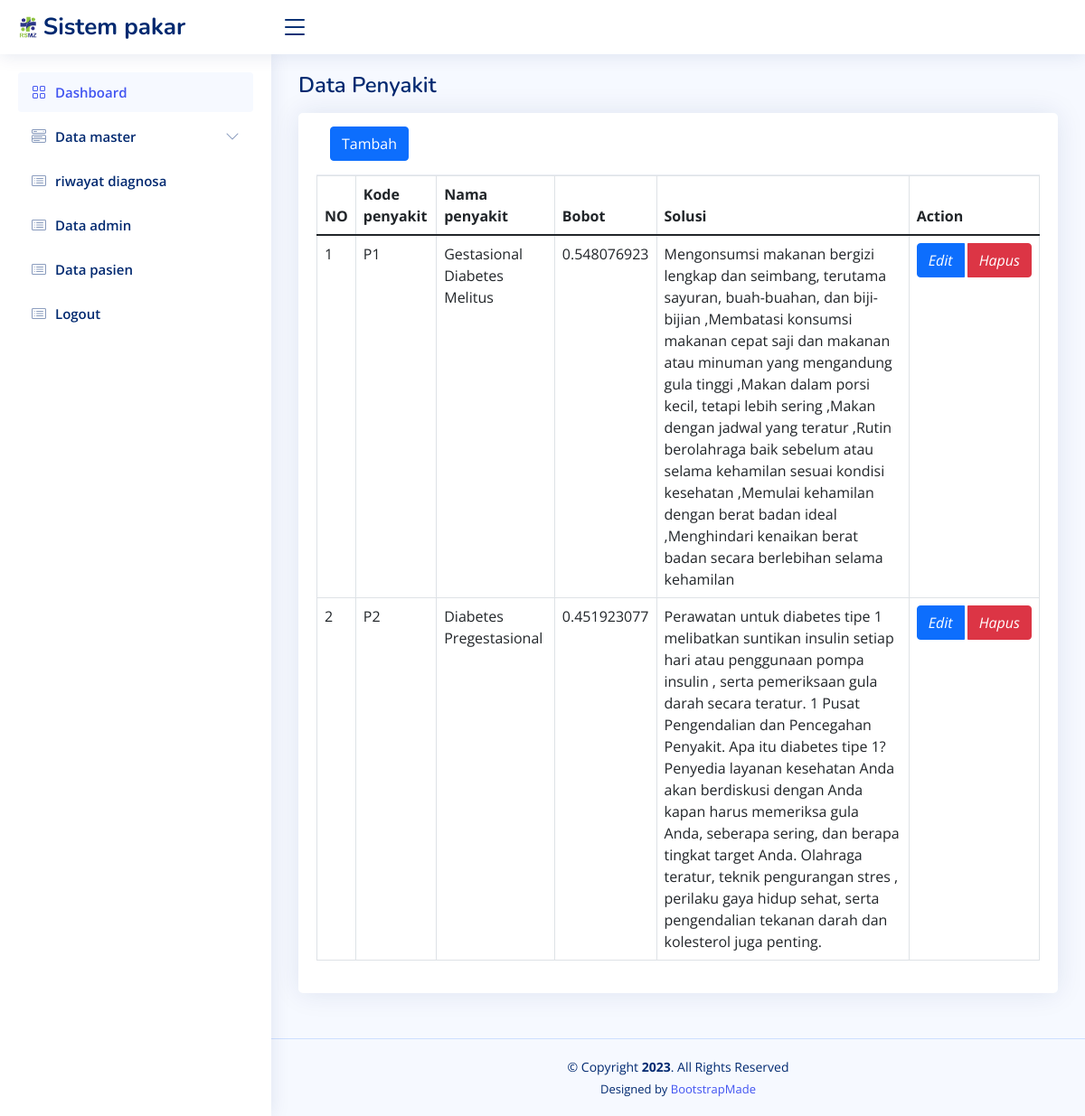
The app's page /spadmin/admin/data_kesimpulan.php with its own data.
### tables this page shows
CREATE TABLE `penyakit` (
  `id_k` int(11) NOT NULL,
  `kd_penyakit` varchar(20) NOT NULL,
  `penyakit` varchar(50) NOT NULL,
  `solusi` text NOT NULL,
  `bobot` varchar(55) NOT NULL
);

### spadmin/admin/data_kesimpulan.php (the view, shortened to what this page needs)
  <?php
include 'template/header.php';
include 'template/sidebar.php';
?>
  <main id="main" class="main">
    <div class="pagetitle">
      <h1>Data Penyakit </h1>
    </div>
    <section class="section">
      <div class="row">
        <div class="col-lg-12">
          <div class="card">
            <div class="card-body">
               <div class="card-header">
                    <button type="button" class="btn btn-primary" data-bs-toggle="modal" data-bs-target="#tambah">
                Tambah
              </button>
              </div>
              <table class="table table-bordered">
                 <thead>
                                              <tr>
                                                <th><i class=""></i> NO</th>
                                                <th><i class=""></i>Kode penyakit</th>
                                                <th><i class=""></i>Nama penyakit</th>
                                                <th><i class=""></i>Bobot</th>
                                                <th><i class=""></i>Solusi</th>
                                                <th><i class="icon_cogs"></i> Action</th>
                                              </tr>
                                        </thead>
                                        <tbody>
                                             <?php
                                                  include'../koneksi.php';
                                                  $no = 1;
                                                  $sql = mysqli_query($koneksi, "select * from penyakit");
                                                    while($data = mysqli_fetch_array($sql)){
                                                ?>
                                            <tr class="table-white">
                                                <td><?php echo $no++;  ?></td>
                                                <td><?php echo $data['kd_penyakit']; ?></td>
                                                <td><?php echo $data['penyakit']; ?></td>
                                                <td><?php echo $data['bobot']; ?></td>
                                                <td><?php echo $data['solusi']; ?></td>
                                                <td>
                                                  <div class="btn-group">
                                                     <a type="button" class="btn btn-primary" data-bs-toggle="modal" data-bs-target="#ubah<?php echo $data['id_k']; ?>"><i class="fa fa-edit">Edit</i></a> &nbsp;
                                                    <a class="btn btn-danger" onclick="return confirm('Apakah Anda Yakin Ingin Menghapus Data ini ?')"  href="data_kesimpulan.php?aksi=hapus&kd_penyakit=<?php echo $data['kd_penyakit']; ?>" class="btn btn-sm btn-danger" title=""><i class="fa fa-trash">Hapus</i></a>
                                                  </div>
                                                </td>
                                            </tr>
                <div id="ubah<?php echo $data['id_k']; ?>" class="modal fade" role="dialog">
                      <div class="modal-dialog">
                            <?php
                                  }
                                  ?>
                                        </tbody>
                                    </table>
                                </div>
                    </div>
                </div>
              </div>
    </section>
  </main>
  <?php include 'template/footer.php'; ?>
</body>
</html>

### spadmin/admin/assets/css/style.css (style rules this page uses)
:root { scroll-behavior: smooth; }
body { font-family: "Open Sans", sans-serif; background: #f6f9ff; color: #444444; }
a { color: #4154f1; text-decoration: none; }
h1, h2, h3, h4, h5, h6 { font-family: "Nunito", sans-serif; }
#main { margin-top: 60px; padding: 20px 30px; transition: all 0.3s; }
.pagetitle { margin-bottom: 10px; }
.pagetitle h1 { font-size: 24px; margin-bottom: 0; font-weight: 600; color: #012970; }
.card { margin-bottom: 30px; border: none; border-radius: 5px; box-shadow: 0px 0 30px rgba(1, 41, 112, 0.1); }
.card-header, .card-footer { border-color: #ebeef4; background-color: #fff; color: #798eb3; padding: 15px; }
.card-body { padding: 0 20px 20px 20px; }
@media (min-width: 1200px) { #main, #footer { margin-left: 300px; } }

### records on screen
penyakit: kd_penyakit "P1", penyakit "Gestasional Diabetes Melitus", bobot "0.548076923", solusi "Mengonsumsi makanan bergizi lengkap dan seimbang, terutama sayuran, buah-buahan, dan biji-bijian ,Membatasi konsumsi makanan cepat saji dan makanan atau minuman yang mengandung gula tinggi ,Makan dalam porsi kecil, tetapi lebih sering ,Makan dengan jadwal yang teratur ,Rutin berolahraga baik sebelum atau selama kehamilan sesuai kondisi kesehatan ,Memulai kehamilan dengan berat badan ideal ,Menghindari kenaikan berat badan secara berlebihan selama kehamilan"
penyakit: kd_penyakit "P2", penyakit "Diabetes Pregestasional", bobot "0.451923077", solusi "Perawatan untuk diabetes tipe 1 melibatkan suntikan insulin setiap hari atau penggunaan pompa insulin , serta pemeriksaan gula darah secara teratur. 1 Pusat Pengendalian dan Pencegahan Penyakit. Apa itu diabetes tipe 1? Penyedia layanan kesehatan Anda akan berdiskusi dengan Anda kapan harus memeriksa gula Anda, seberapa sering, dan berapa tingkat target Anda. Olahraga teratur, teknik pengurangan stres , perilaku gaya hidup sehat, serta pengendalian tekanan darah dan kolesterol juga penting."
